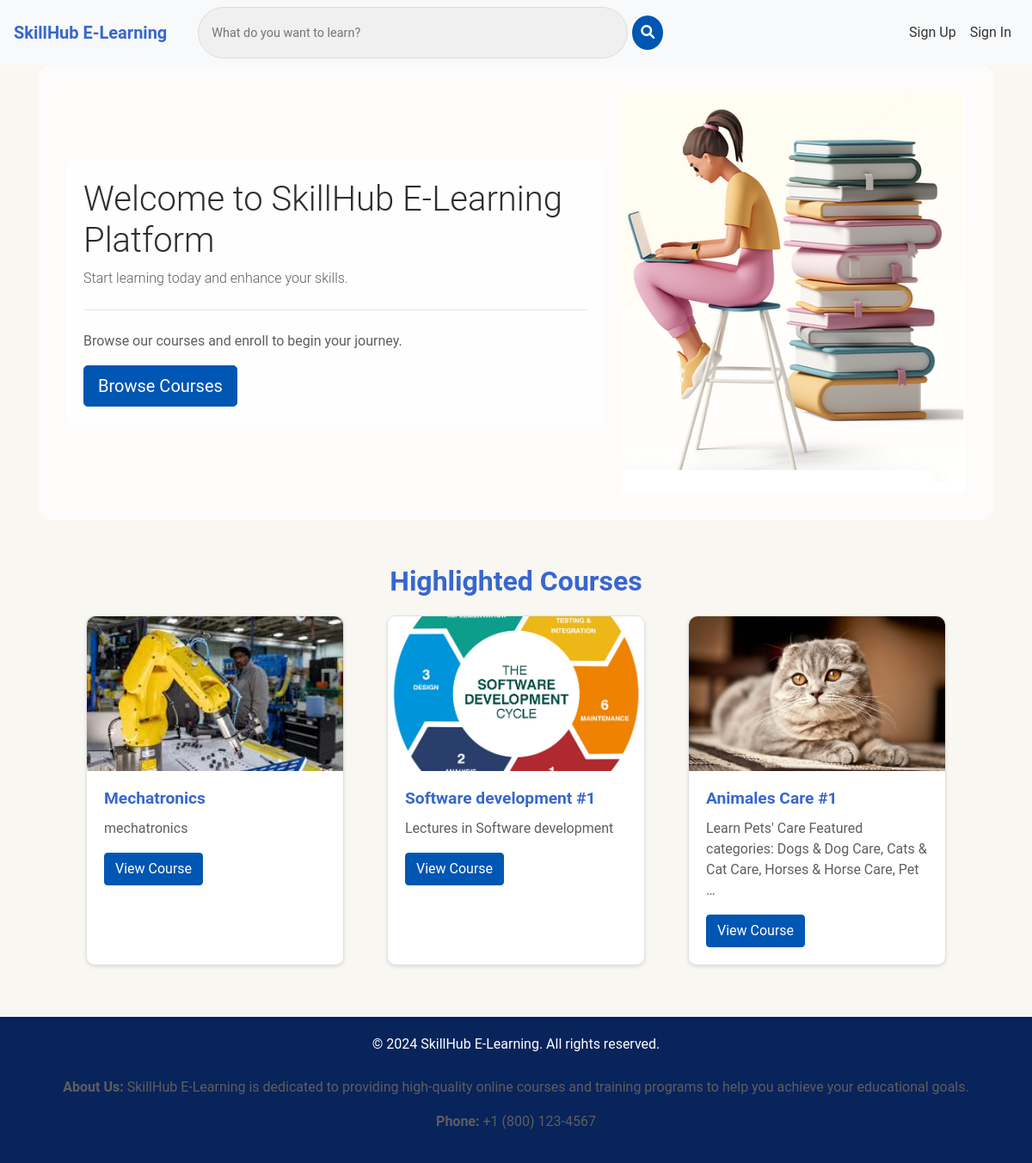
/, run on an earlier commit of the app's database.
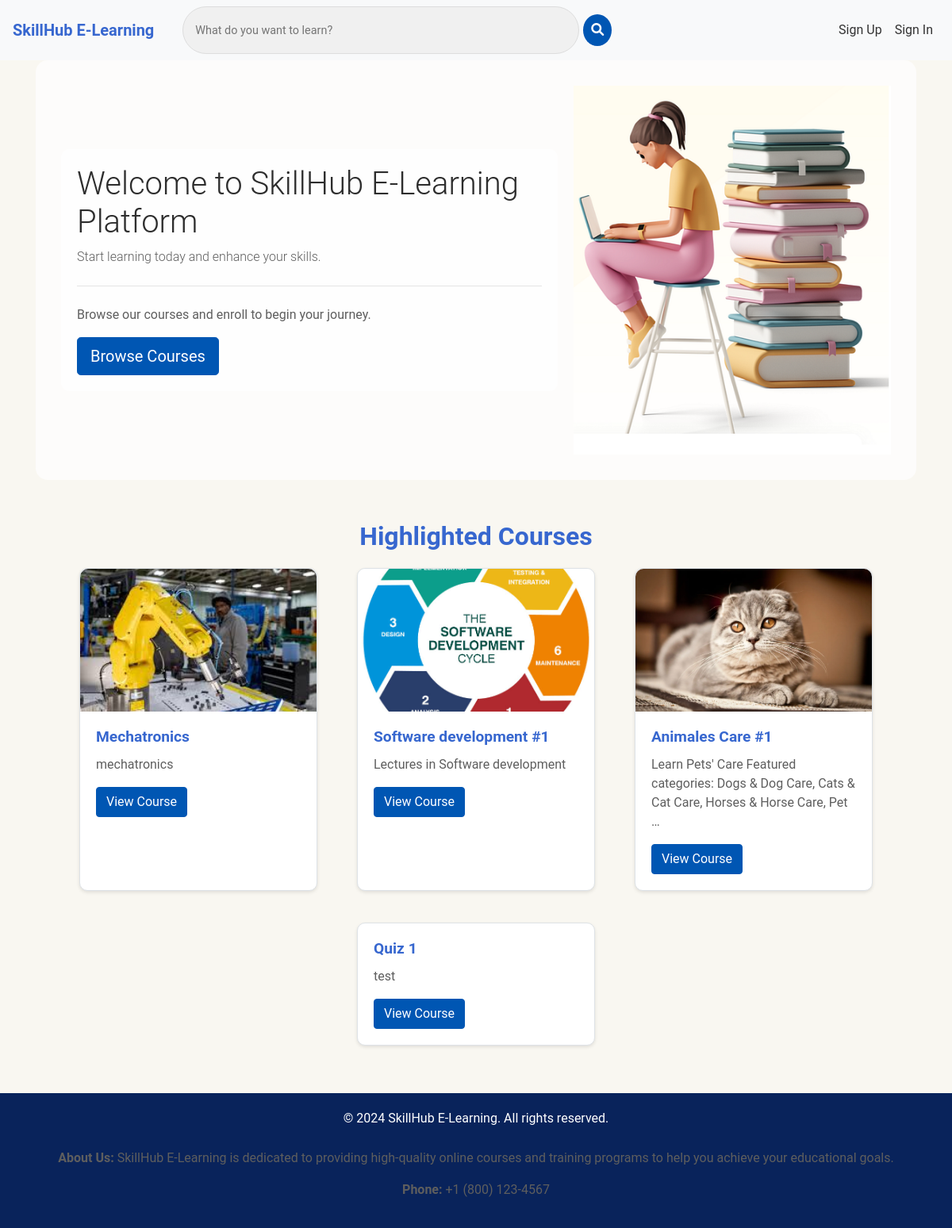
And on a later commit of the database.
### spApp/models.py (models this page shows, shortened)
class Course(models.Model):
    title = models.CharField(max_length=255)
    description = models.TextField()
    instructor = models.ForeignKey(User, on_delete=models.CASCADE)
    image = models.ImageField(upload_to='course_images/', null=True, blank=True)
    created_at = models.DateTimeField(auto_now_add=True)

### spApp/views.py (the view)
# urls.py: path('', views.index, name='index'),
def index(request):
    courses = Course.objects.all() # Get all the courses from the database
    return render(request, 'index.html',{'courses': courses}) # renders index page

### project/templates/index.html (shortened to what this page needs)
{% extends 'base.html' %}
{% block content %}
    <div class="jumbotron" style="display: flex; align-items: center; padding: 2em; background-color: rgba(255,255,255,0.7); border-radius: 15px;">
        <div style="flex: 1; padding-right: 20px; background-color: rgba(255,255,255,0.7); padding: 20px; border-radius: 10px;">
            <h1 class="display-4">Welcome to SkillHub E-Learning Platform</h1>
            <p class="lead">Start learning today and enhance your skills.</p>
            <hr class="my-4">
            <p>Browse our courses and enroll to begin your journey.</p>
            <a class="btn btn-primary btn-lg" href="{% url 'course_list' %}" role="button">Browse Courses</a>
        </div>
        <img src="/static/images/background.png" alt="Background Image" style="width: 100%; max-width: 400px; height: auto; margin-left: 20px;">
    </div>
    <div class="highlighted-courses">
        <h2>Highlighted Courses</h2>
        <div class="card-deck">
            {% for course in courses %}
                <div class="card">
                  {% if course.image %}
                    <img src="{{ course.image.url }}" class="card-img-top" alt="{{ course.title }}">
                    {% endif %}
                    <div class="card-body">
                        <h5 class="card-title">{{ course.title }}</h5>
                       <p class="card-text">{{ course.description|truncatechars:100 }}</p>
                       <a href="{% url 'course_detail' course.id %}" class="btn btn-primary">View Course</a>
                   </div>
                </div>
            {% endfor %}
        </div>
    </div>
{% endblock %}

What changed in the data, as far as the page shows it:
added Course: title "Quiz 1", description "test"
